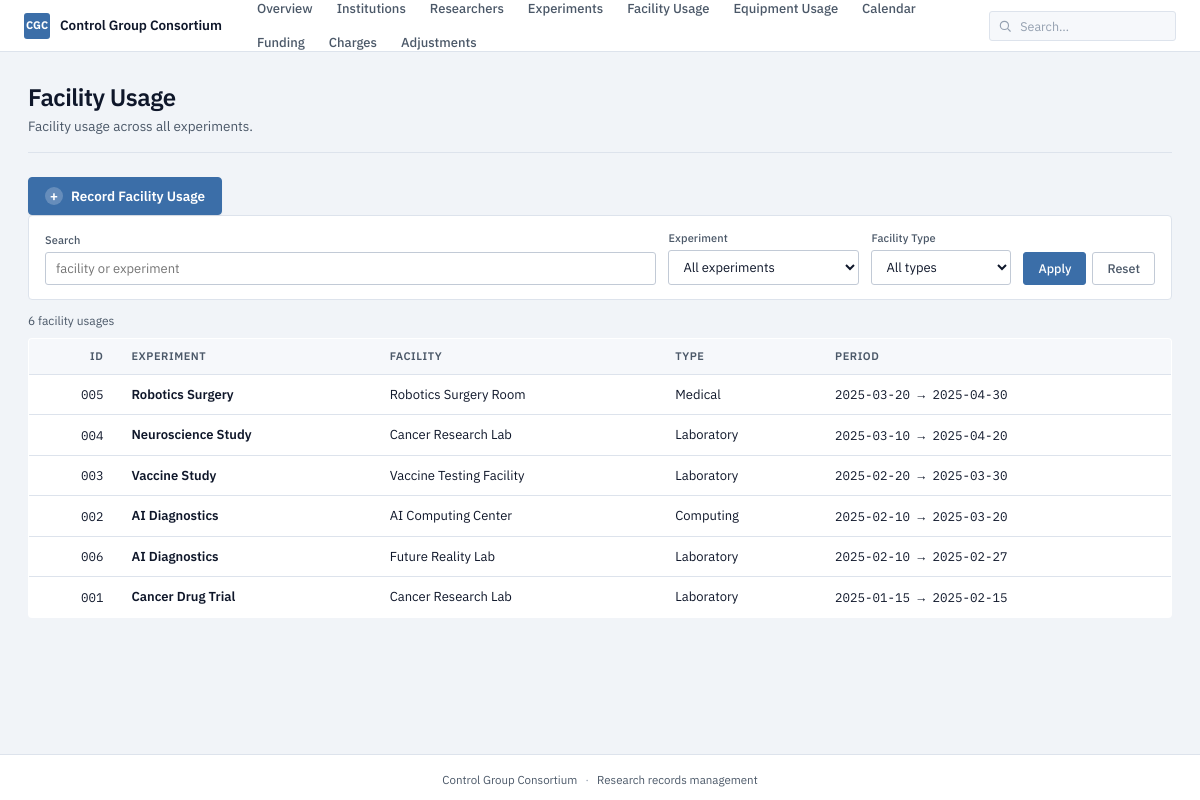
Screenshot of /facilities with the database file from the repository.
### tables this page shows
CREATE TABLE experiment_facility (
    facilityUsageId INTEGER PRIMARY KEY,
    experimentId INTEGER NOT NULL,
    facilityId INTEGER NOT NULL,
    startDate TEXT NOT NULL,
    endDate TEXT NOT NULL,
    FOREIGN KEY (experimentId) REFERENCES experiment(experimentId),
    FOREIGN KEY (facilityId) REFERENCES facility(facilityId)
);

CREATE TABLE experiment (
    experimentId INTEGER PRIMARY KEY,
    name TEXT NOT NULL,
    startDate TEXT NOT NULL,
    endDate TEXT NOT NULL,
    description TEXT NOT NULL
);

CREATE TABLE facility (
    facilityId INTEGER PRIMARY KEY,
    institutionId INTEGER NOT NULL,
    facilityName TEXT NOT NULL,
    facilityType TEXT NOT NULL,
    term TEXT NOT NULL,
    hourlyRate INTEGER NOT NULL,
    FOREIGN KEY (institutionId) REFERENCES institution(institutionId)
);

### app.py (the view, shortened to what this page needs)
@app.route("/facilities")
def facilities():
    exp_filter = request.args.get("experiment", "").strip()
    type_filter = request.args.get("type", "").strip()
    search = request.args.get("q", "").strip()
    sql = """

        SELECT
            ef.facilityUsageId,
            ef.startDate,
            ef.endDate,

            e.experimentId,
            e.name AS experimentName,

            f.facilityName,
            f.facilityType

        FROM experiment_facility ef

        JOIN experiment e
            ON ef.experimentId = e.experimentId

        JOIN facility f
            ON ef.facilityId = f.facilityId

        WHERE 1=1

    """
    params = []
    if exp_filter:
        sql += " AND e.experimentId = ?"
        params.append(exp_filter)
    if type_filter:
        sql += " AND f.facilityType = ?"
        params.append(type_filter)
    sql += " ORDER BY ef.startDate DESC"
    rows = query(sql, tuple(params))
    experiments_list = query("""
        SELECT experimentId, name
        FROM experiment
        ORDER BY name
    """)
    types = [
        r["facilityType"]
        for r in query(
            "SELECT DISTINCT facilityType FROM facility ORDER BY facilityType"
        )
    ]
    return render_template(
        "facilities.html",
        facilities=rows,
        experiments=experiments_list,
        types=types,
        exp_filter=exp_filter,
        type_filter=type_filter,
        search=search,
    )

### app.py (called while the page is built)
def get_db() -> sqlite3.Connection:
    if "db" not in g:
        g.db = sqlite3.connect(DATABASE)
        g.db.row_factory = sqlite3.Row
        g.db.execute("PRAGMA foreign_keys = ON")
    return g.db

def query(sql: str, params: tuple = ()) -> list:
    return get_db().execute(sql, params).fetchall()

### templates/facilities.html (shortened to what this page needs)
{% extends "base.html" %}
{% block content %}
<header class="page-head">
  <h1 class="page-title">Facility Usage</h1>
  <p class="page-sub">Facility usage across all experiments.</p>
</header>
  <div class="page-actions">
    <a href="{{ url_for('facility_new') }}" class="btn-add">
      <span class="btn-add-symbol">+</span>
      Record Facility Usage
    </a>
  </div>
<form class="filter-bar" method="get">
  <label class="field field-grow">
    <span class="field-label">Search</span>
    <input type="text"
           name="q"
           value="{{ search }}"
           placeholder="facility or experiment"
           autocomplete="off">
  </label>
  <label class="field">
    <span class="field-label">Experiment</span>
    <select name="experiment">
      <option value="">All experiments</option>
    </select>
  </label>
  <label class="field">
    <span class="field-label">Facility Type</span>
    <select name="type">
      <option value="">All types</option>
    </select>
  </label>
  <div class="filter-actions">
    <button type="submit" class="btn btn-primary">Apply</button>
    <a href="{{ url_for('facilities') }}"
       class="btn btn-ghost">
       Reset
    </a>
  </div>
</form>
<div class="result-bar">
  <span class="result-count">
    {{ facilities|length }}
    {{ "facility usage" if facilities|length == 1 else "facility usages" }}
  </span>
</div>
{% if facilities %}
<table class="data-table">
  <thead>
    <tr>
      <th class="num">ID</th>
      <th>Experiment</th>
      <th>Facility</th>
      <th>Type</th>
      <th>Period</th>
    </tr>
  </thead>
  <tbody>
    {% for f in facilities %}
    <tr>
      <td class="num mono">
        {{ "%03d"|format(f.facilityUsageId) }}
      </td>
      <td>
        <a href="{{ url_for('experiment_detail',
                            exp_id=f.experimentId) }}"
           class="link-quiet">
          <span class="cell-strong">
            {{ f.experimentName }}
          </span>
        </a>
      </td>
      <td>{{ f.facilityName }}</td>
      <td>{{ f.facilityType }}</td>
      <td class="mono mute">
        {{ f.startDate }}
        →
        {{ f.endDate }}
      </td>
    </tr>
    {% endfor %}
  </tbody>
</table>
{% else %}
<p class="empty">No facilities match.</p>
{% endif %}
{% endblock %}

### rows the page displays
experiment_facility: facilityUsageId "005", experimentName "Robotics Surgery", facilityName "Robotics Surgery Room", facilityType "Medical", startDate "2025-03-20", endDate "2025-04-30"
experiment_facility: facilityUsageId "004", experimentName "Neuroscience Study", facilityName "Cancer Research Lab", facilityType "Laboratory", startDate "2025-03-10", endDate "2025-04-20"
experiment_facility: facilityUsageId "003", experimentName "Vaccine Study", facilityName "Vaccine Testing Facility", facilityType "Laboratory", startDate "2025-02-20", endDate "2025-03-30"
experiment_facility: facilityUsageId "002", experimentName "AI Diagnostics", facilityName "AI Computing Center", facilityType "Computing", startDate "2025-02-10", endDate "2025-03-20"
experiment_facility: facilityUsageId "006", experimentName "AI Diagnostics", facilityName "Future Reality Lab", facilityType "Laboratory", startDate "2025-02-10", endDate "2025-02-27"
experiment_facility: facilityUsageId "001", experimentName "Cancer Drug Trial", facilityName "Cancer Research Lab", facilityType "Laboratory", startDate "2025-01-15", endDate "2025-02-15"

### other values shown
{{ facilities|length }} "6"
{{ "facility usage" if facilities|length == 1 else "facility usages" }} "facility usages"
